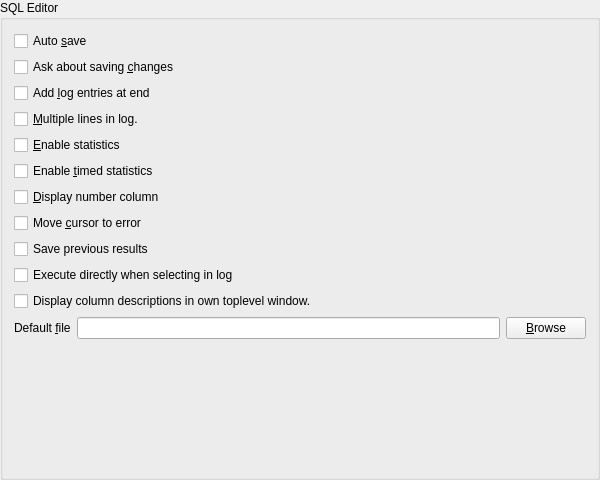
<?xml version="1.0" encoding="UTF-8"?>
<ui version="4.0">
 <class>toWorksheetSetupUI</class>
 <widget class="QWidget" name="toWorksheetSetupUI">
  <property name="geometry">
   <rect>
    <x>0</x>
    <y>0</y>
    <width>600</width>
    <height>480</height>
   </rect>
  </property>
  <property name="sizePolicy">
   <sizepolicy hsizetype="Expanding" vsizetype="Preferred">
    <horstretch>0</horstretch>
    <verstretch>0</verstretch>
   </sizepolicy>
  </property>
  <property name="minimumSize">
   <size>
    <width>600</width>
    <height>0</height>
   </size>
  </property>
  <property name="windowTitle">
   <string>Form1</string>
  </property>
  <property name="toolTip">
   <string>Automatically save file when closing editor (Without asking any questions).</string>
  </property>
  <layout class="QGridLayout">
   <property name="margin">
    <number>0</number>
   </property>
   <property name="spacing">
    <number>6</number>
   </property>
   <item row="0" column="0">
    <widget class="QGroupBox" name="GroupBox1">
     <property name="title">
      <string>SQL Editor</string>
     </property>
     <layout class="QGridLayout">
      <property name="margin">
       <number>11</number>
      </property>
      <property name="spacing">
       <number>6</number>
      </property>
      <item row="0" column="0" colspan="3">
       <widget class="QCheckBox" name="AutoSaveBool">
        <property name="text">
         <string>Auto &amp;save</string>
        </property>
       </widget>
      </item>
      <item row="1" column="0" colspan="3">
       <widget class="QCheckBox" name="CheckSaveBool">
        <property name="toolTip">
         <string>Ask about saving changes when closing worksheet.</string>
        </property>
        <property name="text">
         <string>Ask about saving &amp;changes</string>
        </property>
       </widget>
      </item>
      <item row="2" column="0" colspan="3">
       <widget class="QCheckBox" name="LogAtEndBool">
        <property name="toolTip">
         <string>Add newly executed queries at end of log instead of top. Changing this will mess up the log in the windows that are opened.</string>
        </property>
        <property name="text">
         <string>Add &amp;log entries at end</string>
        </property>
       </widget>
      </item>
      <item row="3" column="0" colspan="3">
       <widget class="QCheckBox" name="LogMultiBool">
        <property name="toolTip">
         <string>Display multiple lines in the SQL column of the logging.</string>
        </property>
        <property name="text">
         <string>&amp;Multiple lines in log.</string>
        </property>
       </widget>
      </item>
      <item row="4" column="0" colspan="3">
       <widget class="QCheckBox" name="StatisticsBool">
        <property name="toolTip">
         <string>Enable statistic collection per default.</string>
        </property>
        <property name="text">
         <string>&amp;Enable statistics</string>
        </property>
       </widget>
      </item>
      <item row="5" column="0" colspan="3">
       <widget class="QCheckBox" name="TimedStatsBool">
        <property name="toolTip">
         <string>Enable timed statistics as well when collecting normal statistics.</string>
        </property>
        <property name="text">
         <string>Enable &amp;timed statistics</string>
        </property>
       </widget>
      </item>
      <item row="6" column="0" colspan="3">
       <widget class="QCheckBox" name="DisplayNumberColumnBool">
        <property name="toolTip">
         <string>Add a numbering column to the left of the result.</string>
        </property>
        <property name="text">
         <string>&amp;Display number column</string>
        </property>
       </widget>
      </item>
      <item row="7" column="0" colspan="3">
       <widget class="QCheckBox" name="MoveToErrorBool">
        <property name="toolTip">
         <string>Move the cursor to an error if the error occurs.</string>
        </property>
        <property name="text">
         <string>Move &amp;cursor to error</string>
        </property>
       </widget>
      </item>
      <item row="8" column="0" colspan="3">
       <widget class="QCheckBox" name="HistoryErrorBool">
        <property name="toolTip">
         <string>Keep previous results in while editor is open. Will consume lot of memory.</string>
        </property>
        <property name="text">
         <string>Save previous results</string>
        </property>
       </widget>
      </item>
      <item row="11" column="1">
       <widget class="QLineEdit" name="AutoLoad"/>
      </item>
      <item row="11" column="2">
       <widget class="QPushButton" name="FileChoose">
        <property name="text">
         <string>&amp;Browse</string>
        </property>
       </widget>
      </item>
      <item row="11" column="0">
       <widget class="QLabel" name="TextLabel1">
        <property name="toolTip">
         <string>File to automatically open in a new editor.</string>
        </property>
        <property name="text">
         <string>Default &amp;file</string>
        </property>
        <property name="wordWrap">
         <bool>false</bool>
        </property>
        <property name="buddy">
         <cstring>AutoLoad</cstring>
        </property>
       </widget>
      </item>
      <item row="12" column="1">
       <spacer>
        <property name="orientation">
         <enum>Qt::Vertical</enum>
        </property>
        <property name="sizeType">
         <enum>QSizePolicy::Expanding</enum>
        </property>
        <property name="sizeHint" stdset="0">
         <size>
          <width>20</width>
          <height>160</height>
         </size>
        </property>
       </spacer>
      </item>
      <item row="9" column="0" colspan="3">
       <widget class="QCheckBox" name="ExecLogBool">
        <property name="toolTip">
         <string>Execute a statement when it is
			selected in the log, if disabled simply selected
			the statement in the log.</string>
        </property>
        <property name="text">
         <string>Execute directly when selecting in log</string>
        </property>
       </widget>
      </item>
      <item row="10" column="0" colspan="3">
       <widget class="QCheckBox" name="ToplevelDescribeBool">
        <property name="toolTip">
         <string>Execute a statement when it is
			selected in the log, if disabled simply selected
			the statement in the log.</string>
        </property>
        <property name="text">
         <string>Display column descriptions in own toplevel window.</string>
        </property>
       </widget>
      </item>
     </layout>
    </widget>
   </item>
  </layout>
 </widget>
 <layoutdefault spacing="6" margin="11"/>
 <tabstops>
  <tabstop>AutoSaveBool</tabstop>
  <tabstop>CheckSaveBool</tabstop>
  <tabstop>LogAtEndBool</tabstop>
  <tabstop>LogMultiBool</tabstop>
  <tabstop>StatisticsBool</tabstop>
  <tabstop>TimedStatsBool</tabstop>
  <tabstop>DisplayNumberColumnBool</tabstop>
  <tabstop>HistoryErrorBool</tabstop>
  <tabstop>ExecLogBool</tabstop>
  <tabstop>AutoLoad</tabstop>
  <tabstop>FileChoose</tabstop>
 </tabstops>
 <resources/>
 <connections>
  <connection>
   <sender>FileChoose</sender>
   <signal>clicked()</signal>
   <receiver>toWorksheetSetupUI</receiver>
   <slot>chooseFile()</slot>
   <hints>
    <hint type="sourcelabel">
     <x>20</x>
     <y>20</y>
    </hint>
    <hint type="destinationlabel">
     <x>20</x>
     <y>20</y>
    </hint>
   </hints>
  </connection>
  <connection>
   <sender>HistoryErrorBool</sender>
   <signal>toggled(bool)</signal>
   <receiver>ExecLogBool</receiver>
   <slot>setEnabled(bool)</slot>
   <hints>
    <hint type="sourcelabel">
     <x>20</x>
     <y>20</y>
    </hint>
    <hint type="destinationlabel">
     <x>20</x>
     <y>20</y>
    </hint>
   </hints>
  </connection>
 </connections>
</ui>
